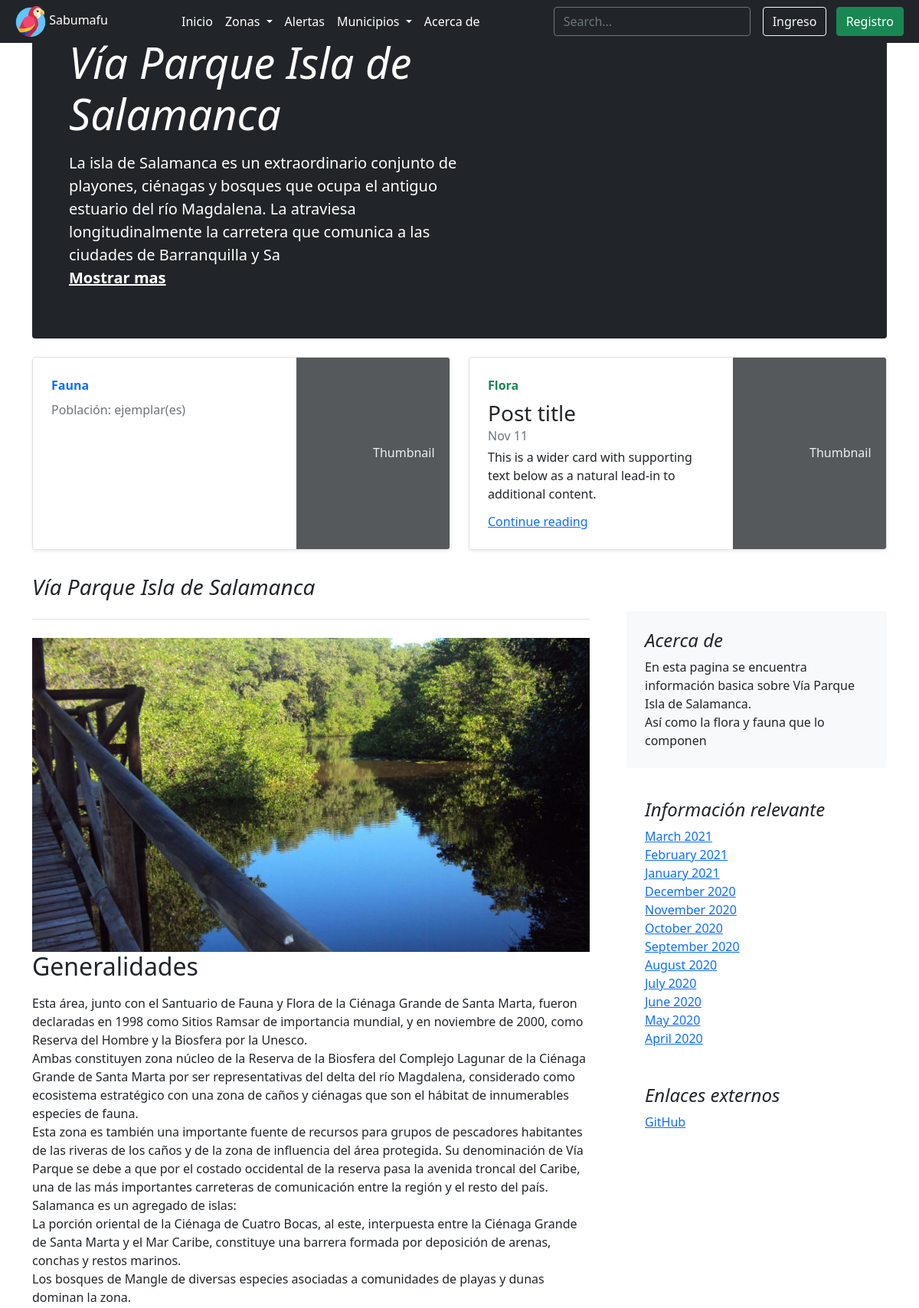
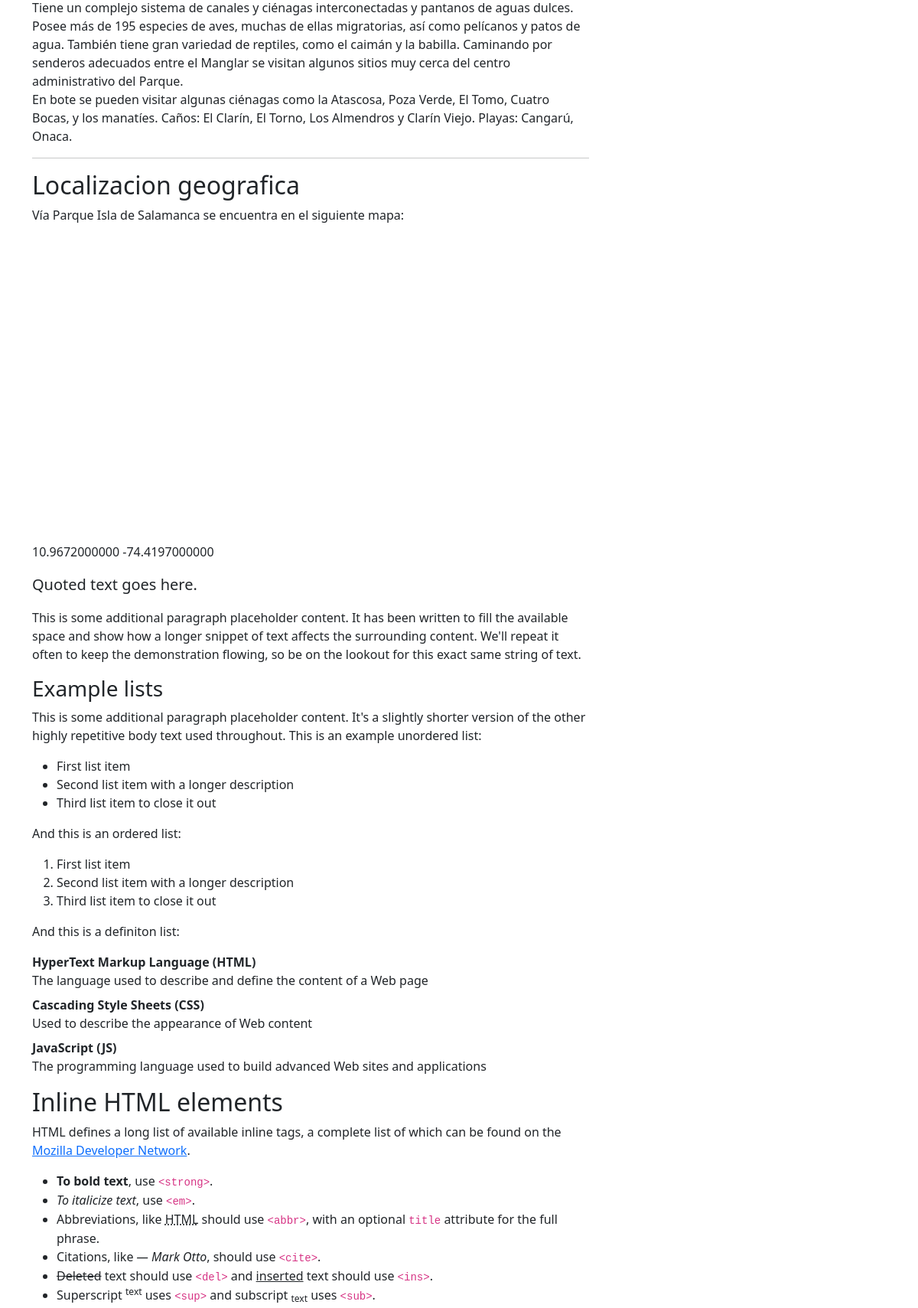
The app's page /zonas/via-parque-isla-de-salamanca (upper part) with its own data (2 pictures, top to bottom).
### zonas/models.py (models this page shows, shortened)
class Zona_protegida(models.Model):
    nombre = models.CharField(max_length=45)
    descripcion = models.TextField()
    caracteristicas = models.TextField()
    municipio = models.ForeignKey(
        Municipio, on_delete=models.CASCADE, null=True, blank=True)
    latitud = models.DecimalField(max_digits=20, decimal_places=10)
    longitud = models.DecimalField(max_digits=20, decimal_places=10)
    geojson_url = models.CharField(max_length=60)
    image_url = models.CharField(max_length=60)
    slug = models.SlugField(unique=True, blank=True, null=True)

### zonas/views.py (the view)
# urls.py: path('zonas/<slug:slug>', zona, name="zona_detalles"),
def zona(request, slug=None):
    if slug is not None:
        try:
            myzona = Zona_protegida.objects.get(slug=slug)
        except Zona_protegida.DoesNotExist:
            raise Http404
        except:
            raise Http404
    data = {'title': myzona.nombre, 'zona': myzona} #, 'flora': flora}
    return render(request, 'zonas/zona.html', data)

### templates/zonas/zona.html (shortened to what this page needs)
{% extends 'home.html' %}
{% load static %}
{% block header%}
<link href="{% static 'css/mapa.css'%}" rel='stylesheet'>
<link href='https://api.mapbox.com/mapbox-gl-js/v2.3.1/mapbox-gl.css' rel='stylesheet' />
{% endblock %}
{% block contenido %}
<main class="container">
  <div class="p-4 p-md-5 mb-4 text-white rounded bg-dark">
    <div class="col-md-6 px-0">
      <h1 class="display-4 fst-italic">{{zona.nombre}}</h1>
      <p class="lead my-3" style="transform: rotate(0);" id='descripcion'>{{zona.descripcion}}</p>
    </div>
  </div>
  <div class="row mb-2">
    <div class="col-md-6">
      <div class="row g-0 border rounded overflow-hidden flex-md-row mb-4 shadow-sm h-md-250 position-relative">
        <div class="col p-4 d-flex flex-column position-static">
          <strong class="d-inline-block mb-2 text-primary">Fauna</strong>
          <div class="mb-1 text-muted">Población: {{flora.poblacion}} ejemplar(es)</div>
        </div>
        <div class="col-auto d-none d-lg-block">
          <svg class="bd-placeholder-img" width="200" height="250" xmlns="http://www.w3.org/2000/svg" role="img"
            aria-label="Placeholder: Thumbnail" preserveAspectRatio="xMidYMid slice" focusable="false">
            <rect width="100%" height="100%" fill="#55595c" /><text x="50%" y="50%" fill="#eceeef"
              dy=".3em">Thumbnail</text>
          </svg>
        </div>
      </div>
    </div>
    <div class="col-md-6">
      <div class="row g-0 border rounded overflow-hidden flex-md-row mb-4 shadow-sm h-md-250 position-relative">
        <div class="col p-4 d-flex flex-column position-static">
          <strong class="d-inline-block mb-2 text-success">Flora</strong>
          <h3 class="mb-0">Post title</h3>
          <div class="mb-1 text-muted">Nov 11</div>
          <p class="mb-auto">This is a wider card with supporting text below as a natural lead-in to additional content.
          </p>
          <a href="#" class="stretched-link">Continue reading</a>
        </div>
        <div class="col-auto d-none d-lg-block">
          <svg class="bd-placeholder-img" width="200" height="250" xmlns="http://www.w3.org/2000/svg" role="img"
            aria-label="Placeholder: Thumbnail" preserveAspectRatio="xMidYMid slice" focusable="false">
            <rect width="100%" height="100%" fill="#55595c" /><text x="50%" y="50%" fill="#eceeef"
              dy=".3em">Thumbnail</text>
          </svg>
        </div>
      </div>
    </div>
  </div>
  <div class="row g-5">
    <div class="col-md-8">
      <h3 class="pb-4 mb-4 fst-italic border-bottom">
        {{zona.nombre}}
      </h3>
      <div style="max-width:850px;">
        <img src='{% static "images/" %}{{zona.image_url}}' alt='{{zona.nombre}}' width='100%' height='auto'>
      </div>
      <article class="blog-post">
        <h2 class="blog-post-title">Generalidades</h2>
        <P>{{zona.caracteristicas | linebreaks}}</p>
        <hr>
        <h2>Localizacion geografica</h2>
        <p>{{zona.nombre}} se encuentra en el siguiente mapa:</p>
        <div id='map' style='width: 50vw; height: 50vh;'></div>
        <p>{{zona.latitud}} {{zona.longitud}}</p>
        <blockquote class="blockquote">
          <p>Quoted text goes here.</p>
        </blockquote>
        <p>This is some additional paragraph placeholder content. It has been written to fill the available space and
          show how a longer snippet of text affects the surrounding content. We'll repeat it often to keep the
          demonstration flowing, so be on the lookout for this exact same string of text.</p>
        <h3>Example lists</h3>
        <p>This is some additional paragraph placeholder content. It's a slightly shorter version of the other highly
          repetitive body text used throughout. This is an example unordered list:</p>
        <ul>
          <li>First list item</li>
          <li>Second list item with a longer description</li>
          <li>Third list item to close it out</li>
        </ul>
        <p>And this is an ordered list:</p>
        <ol>
          <li>First list item</li>
          <li>Second list item with a longer description</li>
          <li>Third list item to close it out</li>
        </ol>
        <p>And this is a definiton list:</p>
        <dl>
          <dt>HyperText Markup Language (HTML)</dt>
          <dd>The language used to describe and define the content of a Web page</dd>
          <dt>Cascading Style Sheets (CSS)</dt>
          <dd>Used to describe the appearance of Web content</dd>
          <dt>JavaScript (JS)</dt>
          <dd>The programming language used to build advanced Web sites and applications</dd>
        </dl>
        <h2>Inline HTML elements</h2>
        <p>HTML defines a long list of available inline tags, a complete list of which can be found on the <a
            href="https://developer.mozilla.org/en-US/docs/Web/HTML/Element">Mozilla Developer Network</a>.</p>
        <ul>
          <li><strong>To bold text</strong>, use <code
              class="language-plaintext highlighter-rouge">&lt;strong&gt;</code>.</li>
          <li><em>To italicize text</em>, use <code class="language-plaintext highlighter-rouge">&lt;em&gt;</code>.</li>
          <li>Abbreviations, like <abbr title="HyperText Markup Langage">HTML</abbr> should use <code
              class="language-plaintext highlighter-rouge">&lt;abbr&gt;</code>, with an optional <code
              class="language-plaintext highlighter-rouge">title</code> attribute for the full phrase.</li>
          <li>Citations, like <cite>— Mark Otto</cite>, should use <code
              class="language-plaintext highlighter-rouge">&lt;cite&gt;</code>.</li>
          <li><del>Deleted</del> text should use <code class="language-plaintext highlighter-rouge">&lt;del&gt;</code>
            and <ins>inserted</ins> text should use <code
              class="language-plaintext highlighter-rouge">&lt;ins&gt;</code>.</li>
          <li>Superscript <sup>text</sup> uses <code class="language-plaintext highlighter-rouge">&lt;sup&gt;</code> and
            subscript <sub>text</sub> uses <code class="language-plaintext highlighter-rouge">&lt;sub&gt;</code>.</li>
        </ul>
      </article>
    </div>
    <div class="col-md-4">
      <div class="position-sticky" style="top: 2rem;">
        <br><br>
        <div class="p-4 mb-3 bg-light rounded">
          <h4 class="fst-italic">Acerca de</h4>
          <p class="mb-0">En esta pagina se encuentra información basica sobre {{zona.nombre}}.<br>Así como la flora y
            fauna que lo componen</p>
        </div>
        <div class="p-4">
          <h4 class="fst-italic">Información relevante</h4>
          <ol class="list-unstyled mb-0">
            <li><a href="#">March 2021</a></li>
            <li><a href="#">February 2021</a></li>
            <li><a href="#">January 2021</a></li>
            <li><a href="#">December 2020</a></li>
            <li><a href="#">November 2020</a></li>
            <li><a href="#">October 2020</a></li>
            <li><a href="#">September 2020</a></li>
            <li><a href="#">August 2020</a></li>
            <li><a href="#">July 2020</a></li>
            <li><a href="#">June 2020</a></li>
            <li><a href="#">May 2020</a></li>
            <li><a href="#">April 2020</a></li>
          </ol>
        </div>
        <div class="p-4">
          <h4 class="fst-italic">Enlaces externos</h4>
          <ol class="list-unstyled">
            <li><a href="https://github.com/lvegadi/sabumafu" target="_blank">GitHub</a></li>
          </ol>
        </div>
      </div>
    </div>
  </div>
</main>
{% endblock %}

### records on screen
Zona_protegida: nombre "Vía Parque Isla de Salamanca", descripcion "La isla de Salamanca es un extraordinario conjunto de playones, ciénagas y bosques que ocupa el antiguo estuario del río Magdalena. La atraviesa longitudinalmente la carretera que comunica a las ciudades de Barranquilla y Sa", image_url (picture), caracteristicas "Esta área, junto con el Santuario de Fauna y Flora de la Ciénaga Grande de Santa Marta, fueron declaradas en 1998 como Sitios Ramsar de importancia mundial, y en noviembre de 2000, como Reserva del Hombre y la Biosfera por la Unesco. Ambas constituyen zona núcleo de la Reserva de la Biosfera del Complejo Lagunar de la Ciénaga Grande de Santa Marta por ser representativas del delta del río Magdalena, considerado como ecosistema estratégico con una zona de caños y ciénagas que son el hábitat de innumerables especies de fauna. Esta zona es también una importante fuente de recursos para grupos de pescadores habitantes de las riveras de los caños y de la zona de influencia del área protegida. Su…", latitud "10.9672000000", longitud "-74.4197000000"
